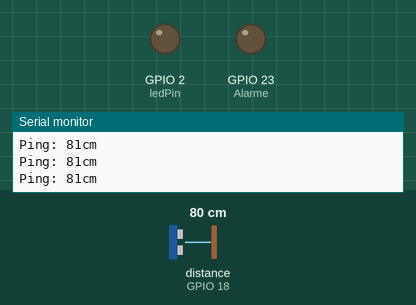
Simulated run of this sketch. Board: ESP32. Shown: output pins drawn as LEDs (lit = HIGH), the last lines printed to the serial monitor. Dashed ring = blinking. Inputs (shaded band) come from the test bench; at power-on: distance to the obstacle (sensor on GPIO 18) 80 cm. The echo pulse lasts 58.3 µs per cm; WiFi joins after 1.5 s; servers stay silent unless stated; the local clock reads 2024-03-15 10:24:30 at power-on unless the sketch sets it.

Above: at 6.0 s.
6.1 s: distance to the obstacle (sensor on GPIO 18) set to 2 cm
At 6.8 s:
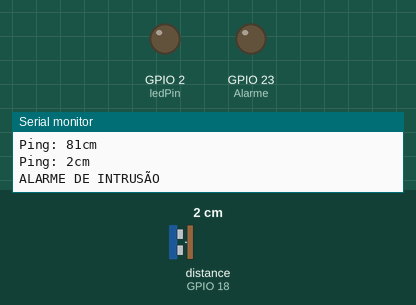
7.7 s: distance to the obstacle (sensor on GPIO 18) set to 18 cm
At 9.75 s:
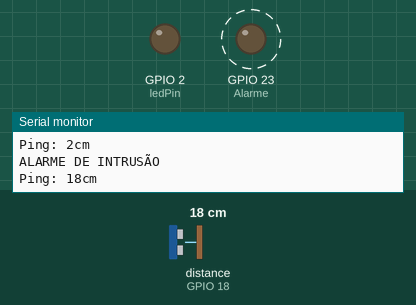
10.7 s: distance to the obstacle (sensor on GPIO 18) set to 21 cm
At 11.3 s:
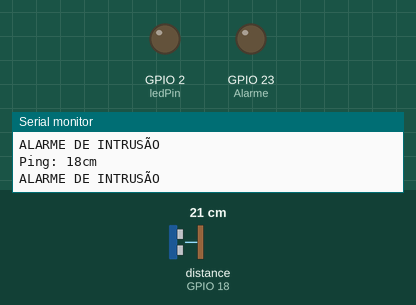
Timing chart, 0 to 13.7 s (numbered marks = the images above; inputs shaded):
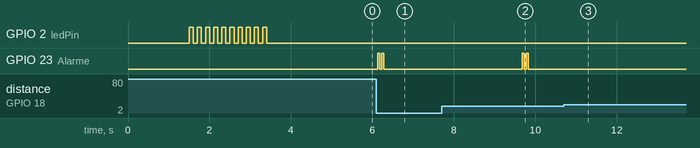

The sketch:

Vigilancia_2Milagres_Ultrassom.ino
```cpp
#include <NewPing.h>
#include <WiFi.h>
#include <WiFiClientSecure.h>
#include <UniversalTelegramBot.h>
#include <ArduinoJson.h>
#include <NTPClient.h> //https://github.com/taranais/NTPClient

#define TRIGGER_PIN  5
#define ECHO_PIN     18
#define MAX_DISTANCE 200
#define Alarme 23
#define ledPin 2
int x;

NewPing sonar(TRIGGER_PIN, ECHO_PIN, MAX_DISTANCE);

const String datafull = "";
const int hora = 0;
const int minuto = 0;
const int segundo = 0;

#define INTERVAL 1000
const String STATS = "status";
const String HOUR = "hora";
uint32_t lastCheckTime = 0;

#define WIFI_SSID "Embasa USA-M"
#define WIFI_PASSWORD "Sup0rt3!@#"
#define BOT_TOKEN "5875114157:AAHahh0XbtDqGJhm6DH9cS2sjfHdZEEJgbo"
//#define CHAT_ID "984798692"
#define CHAT_ID "-1001435698283"

WiFiClientSecure secured_client;
UniversalTelegramBot bot(BOT_TOKEN, secured_client);
WiFiUDP ntpUDP;
NTPClient ntp(ntpUDP);


void setup() {
  Serial.begin(115200);
  pinMode(Alarme, OUTPUT); // Sets the echoPin as an Input
  digitalWrite(Alarme, LOW);
  pinMode(ledPin , OUTPUT);
  digitalWrite(ledPin, LOW);


  Serial.print("Connecting to Wifi SSID ");
  Serial.print(WIFI_SSID);
  WiFi.begin(WIFI_SSID, WIFI_PASSWORD);
  secured_client.setCACert(TELEGRAM_CERTIFICATE_ROOT); // Add root certificate for api.telegram.org
  while (WiFi.status() != WL_CONNECTED)
  {
    Serial.print(".");
    delay(500);
  }
  Serial.print("\nWiFi connected. IP address: ");
  Serial.println(WiFi.localIP());

  Serial.print("Retrieving time: ");
  configTime(0, 0, "pool.ntp.org"); // get UTC time via NTP
  time_t now = time(nullptr);
  while (now < 24 * 3600)
  {
    Serial.print(".");
    delay(100);
    now = time(nullptr);
  }
  Serial.println(now);
  x = 0;
  while (x < 10)
  {
    digitalWrite(ledPin, HIGH);
    delay(100);
    digitalWrite(ledPin, LOW);
    delay(100);
    x = x+1;
  }

  ntp.begin();
  //GMT em segundos
  // +1 = 3600
  // +8 = 28800
  // -1 = -3600
  // -3 = -10800 (BRASIL)
  ntp.setTimeOffset(-10800);

  bot.sendMessage(CHAT_ID, "Iniciando o monitoramento." , "");
  delay(1000);
  //handleStatus(CHAT_ID);

}

void loop() {
  delay(50);
  Serial.print("Ping: ");
  Serial.print(sonar.ping_cm());
  Serial.println("cm");


  //if (((sonar.ping_cm()) < 130.00) and ((sonar.ping_cm()) > 30))
  if ((sonar.ping_cm()) < 20)
    {
      x=0;
      while (x < 2) {
      {
        digitalWrite(Alarme, HIGH);
        delay(50);
        digitalWrite(Alarme, LOW);
        delay(50);
        x=x+1;
      }
  }
  bot.sendMessage(CHAT_ID, "*** EEAT 2 Milagres *** \nALARME DE INTRUSÃO", "");
  Serial.println("ALARME DE INTRUSÃO");
  delay(3000);
}

}
```

Measured:
- the behaviour switches between 19 and 20 cm on distance to the obstacle (sensor on GPIO 18) (found by bisection; images 2 and 3)
- after the input at 6.1 s, GPIO 23 (Alarme): alternates HIGH for 0.05 s and LOW for 0.05 s, 4 changes in all, then stays LOW, starting at once
- after the input at 10.7 s, GPIO 23 (Alarme): stops changing and stays LOW
